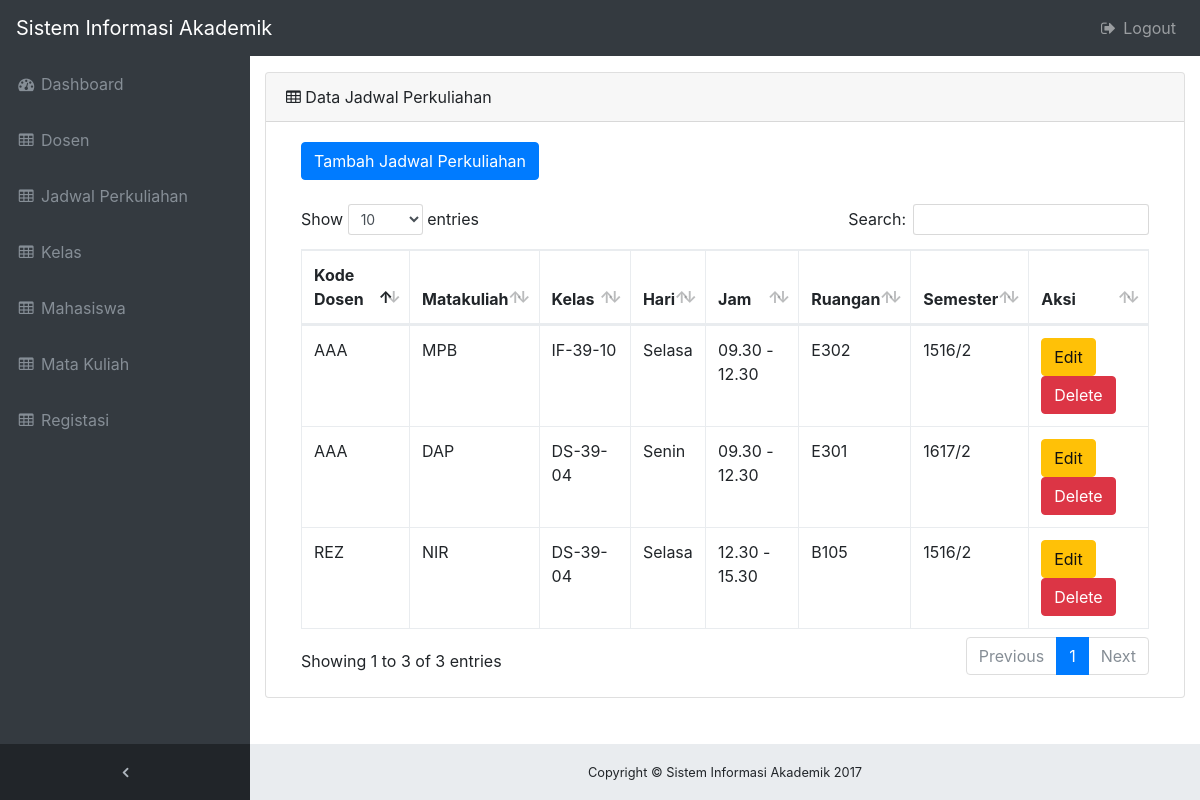
Screenshot of /admin/jadwal/index.php with the database file from the repository.
### tables this page shows
CREATE TABLE `jadwal` (
  `id_jadwal` int(11) NOT NULL,
  `kode_dosen` varchar(10) NOT NULL,
  `kode_matkul` varchar(20) NOT NULL,
  `kode_kelas` varchar(20) NOT NULL,
  `hari` varchar(20) NOT NULL,
  `jam` varchar(30) NOT NULL,
  `ruangan` varchar(40) NOT NULL,
  `semester` varchar(10) NOT NULL
);

### admin/function.php (the view, shortened to what this page needs)
<?php
    function getDataJadwal($connect) {
        $sql = "SELECT * FROM jadwal";
        $jadwal = mysqli_query($connect, $sql);
        if(mysqli_num_rows($jadwal) == 0){
        } else {
            foreach ($jadwal as $value) {
                echo "
                    <tr>
                        <td>".$value['kode_dosen']."</td>
                        <td>".$value['kode_matkul']."</td>
                        <td>".$value['kode_kelas']."</td>
                        <td>".$value['hari']."</td>
                        <td>".$value['jam']."</td>
                        <td>".$value['ruangan']."</td>
                        <td>".$value['semester']."</td>
                        <td>
                            <a href='../function.php?edit=jadwal&id=$value[id_jadwal]'>
                                <button type='button' class='btn btn-warning'>Edit</button>
                            </a>
                            <a href='../function.php?del=jadwal&id=$value[id_jadwal]'>
                                <button type='button' class='btn btn-danger'>Delete</button>
                            </a>
                        </td>
                    </tr>
                    ";
            }
        }
    }
?>

### asset/css/sb-admin.css (style rules this page uses)
html { position: relative; min-height: 100%; }
body.sticky-footer { margin-bottom: 56px; }
body.fixed-nav { padding-top: 56px; }

### rows the page displays
jadwal: kode_dosen "AAA", kode_matkul "MPB", kode_kelas "IF-39-10", hari "Selasa", jam "09.30 - 12.30", ruangan "E302", semester "1516/2"
jadwal: kode_dosen "REZ", kode_matkul "NIR", kode_kelas "DS-39-04", hari "Selasa", jam "12.30 - 15.30", ruangan "B105", semester "1516/2"
jadwal: kode_dosen "AAA", kode_matkul "DAP", kode_kelas "DS-39-04", hari "Senin", jam "09.30 - 12.30", ruangan "E301", semester "1617/2"
